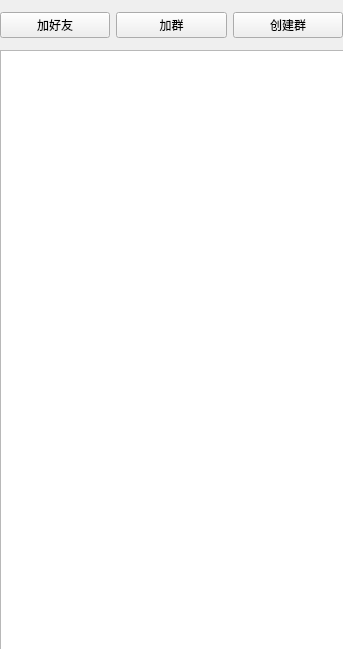
<?xml version="1.0" encoding="UTF-8"?>
<ui version="4.0">
 <class>origin</class>
 <widget class="QWidget" name="origin">
  <property name="geometry">
   <rect>
    <x>0</x>
    <y>0</y>
    <width>343</width>
    <height>649</height>
   </rect>
  </property>
  <property name="windowTitle">
   <string>联系人列表</string>
  </property>
  <widget class="QListWidget" name="listWidget">
   <property name="geometry">
    <rect>
     <x>0</x>
     <y>50</y>
     <width>351</width>
     <height>601</height>
    </rect>
   </property>
  </widget>
  <widget class="QWidget" name="horizontalWidget" native="true">
   <property name="geometry">
    <rect>
     <x>0</x>
     <y>0</y>
     <width>343</width>
     <height>51</height>
    </rect>
   </property>
   <layout class="QHBoxLayout" name="horizontalLayout">
    <item>
     <widget class="QPushButton" name="addFriend">
      <property name="text">
       <string>加好友</string>
      </property>
     </widget>
    </item>
    <item>
     <widget class="QPushButton" name="joinGroup">
      <property name="text">
       <string>加群</string>
      </property>
     </widget>
    </item>
    <item>
     <widget class="QPushButton" name="createGroup">
      <property name="text">
       <string>创建群</string>
      </property>
     </widget>
    </item>
   </layout>
  </widget>
 </widget>
 <resources/>
 <connections/>
</ui>
